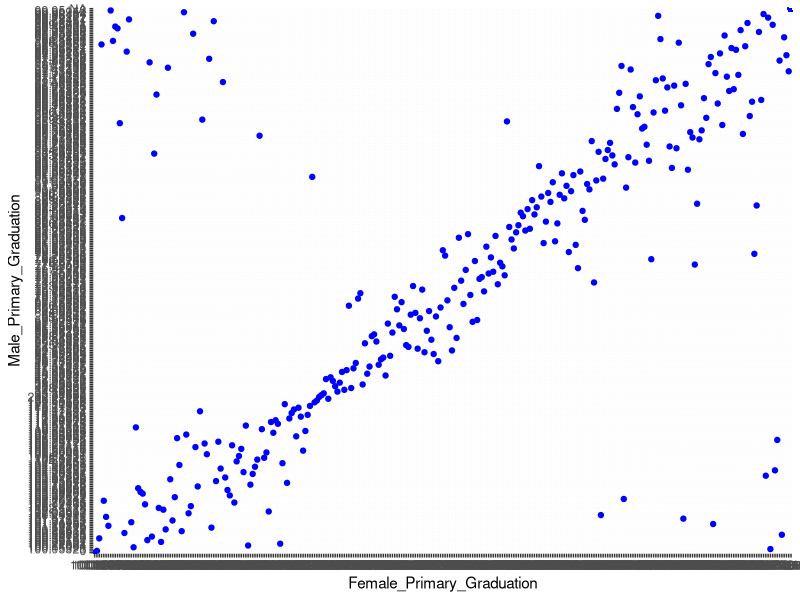
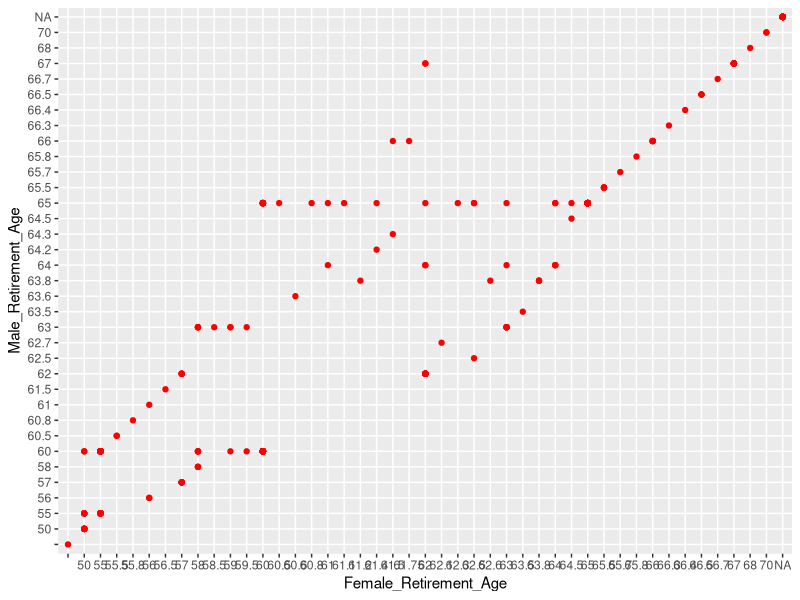
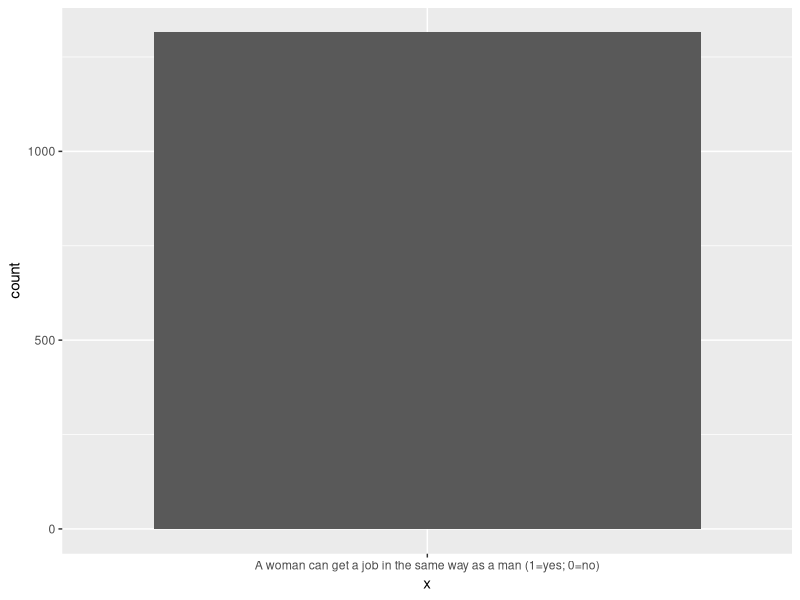

Source code (R) for these figures, in order:
library(tidyverse)
library(datasets)
library(psych)

setwd("~/Desktop/Bellarmine SP21/DS160/IP5_KSE")

data<-read.csv("GenderData2.csv")

sample_n(data, 5)

colnames(data)

names(data)[1]<-"Time"
names(data)[2]<-"Year"
names(data)[3]<-"Country"
names(data)[4]<-"Country_Code"
names(data)[5]<-"Females_math_programs"
names(data)[6]<-"GDP_Per_Capita"
names(data)[7]<-"Gov_exp_per_student"
names(data)[8]<-"Female_Life_Expectancy"
names(data)[9]<-"Male_Life_Expectancy"
names(data)[10]<-"Population"
names(data)[11]<-"Female_Pop"
names(data)[12]<-"Female_Pop(%)"
names(data)[13]<-"Females_STEM_programs"
names(data)[14]<-"Female_Primary_Graduation"
names(data)[15]<-"Male_Primary_Graduation"
names(data)[16]<-"Female_Tertiary_Graduation"
names(data)[17]<-"Male_Tertiary_Graduation"
names(data)[18]<-"Youth_Literacy"
names(data)[19]<-"A woman can get a job in the same way as a man (1=yes; 0=no)"
names(data)[20]<-"A woman can open a bank account in the same way as a man (1=yes; 0=no)"
names(data)[21]<-"A woman can choose where to live in the same way as a man (1=yes; 0=no)"
names(data)[22]<-"First_Marriage_female"
names(data)[23]<-"First_Marriage_male"
names(data)[24]<-"Sons and daughters have equal rights to inherit assets from their parents (1=yes; 0=no)"
names(data)[25]<-"Employed_children_Male"
names(data)[26]<-"Employed_Children_Female"
names(data)[27]<-"Total_Labor_Force"
names(data)[28]<-"Female_Labor_Force"
names(data)[29]<-"Female_Labor_Force(%)"
names(data)[30]<-"Female_Retirement_Age"
names(data)[31]<-"Male_Retirement_Age"

colnames(data)


#data<-data[complete.cases(data), ]

#dropping columns by index
data <- data[-c(2,22:23,25:26)]

#dropping last few rows
data <- data[-c(1315, 1316, 1317, 1318, 1319), ]

#replacing the .. with NA values
data[data==".."]<-NA

#sumamry stats of data
describe(data)



## visualizations

ggplot(data = data) + 
  geom_point(mapping = aes(x = Female_Primary_Graduation, y = Male_Primary_Graduation), color = "blue")

ggplot(data = data) + 
  geom_point(mapping = aes(x = Female_Retirement_Age, y = Male_Retirement_Age), color = "red")

ggplot(data = data) + 
  geom_bar(mapping = aes(x = 'A woman can get a job in the same way as a man (1=yes; 0=no)'))

table(data$`A woman can get a job in the same way as a man (1=yes; 0=no)`)


